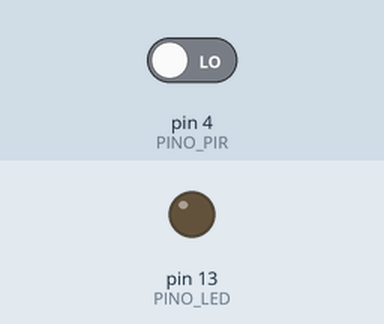
Simulated run of this sketch. Board: Arduino Uno, built with avr-gcc and run on an emulated ATmega328P. Parts: output pins drawn as LEDs (lit = HIGH). The test bench sets the inputs (shaded band); at power-on: pin 4 (PINO_PIR) LOW.

Above: at 3.3 s.
3.4 s: pin 4 (PINO_PIR) driven HIGH
At 4.0 s:
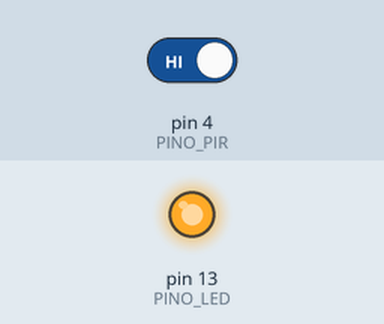
5.0 s: pin 4 (PINO_PIR) driven LOW
At 6.5 s:
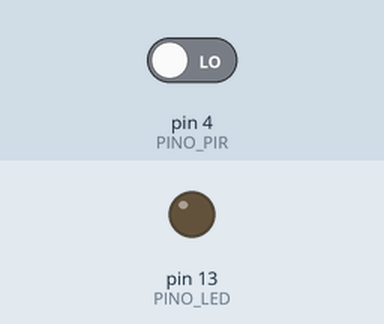
Timing chart, 0 to 8.0 s (numbered marks = the images above; inputs shaded):
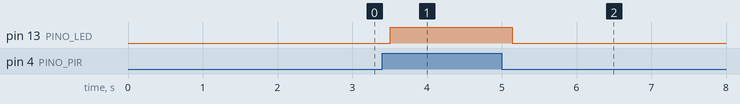

The sketch:

p06_pir_bluetooth.ino
```cpp
/*
 * Projeto 06: Sensor de Presença PIR com Notificação no Celular
 * Sensor: PIR no pino 4
 */
#include <SoftwareSerial.h>

const byte PINO_BT_RX = 2;
const byte PINO_BT_TX = 3;
const byte PINO_PIR = 4;
const byte PINO_LED = 13;

SoftwareSerial bluetooth(PINO_BT_RX, PINO_BT_TX);
bool movimentoAnterior = false;

void setup() {
  pinMode(PINO_PIR, INPUT);
  pinMode(PINO_LED, OUTPUT);
  digitalWrite(PINO_LED, LOW);

  Serial.begin(9600);
  bluetooth.begin(9600);
  bluetooth.println(F("Monitor de Presença PIR ativo! Aguardando estabilização do sensor..."));
  delay(2000); // tempo para o PIR calibrar
  bluetooth.println(F("Sensor calibrado e pronto!"));
}

void loop() {
  bool movimentoAtual = (digitalRead(PINO_PIR) == HIGH);

  if (movimentoAtual && !movimentoAnterior) {
    digitalWrite(PINO_LED, HIGH);
    bluetooth.println(F("MOVIMENTO DETECTADO NO AMBIENTE!"));
    movimentoAnterior = true;
  } else if (!movimentoAtual && movimentoAnterior) {
    digitalWrite(PINO_LED, LOW);
    bluetooth.println(F("Ambiente limpo (sem movimento)."));
    movimentoAnterior = false;
  }

  delay(200);
}
```

Measured:
- after the input at 3.4 s, pin 13 (PINO_LED): LOW → HIGH after 0.11 s
- after the input at 5.0 s, pin 13 (PINO_LED): HIGH → LOW after 0.14 s
